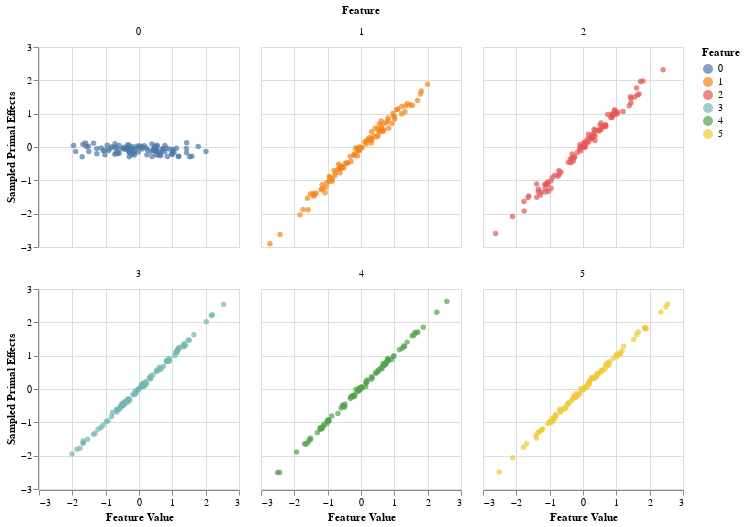

Write notebook code for a chart like this one.
### Code cell
alt.Chart(data_df).mark_point(filled=True).encode(
    alt.Y('Sampled Primal Effects:Q'),
    alt.X('Feature Value:Q'),
    alt.Color('Feature:N'),
    alt.Facet('Feature:N')
).properties(
    columns=3,
    width=200,
    height=200
)

### Figure 1 — Vega-Lite specification as saved in the notebook (floating-point values rounded to 4 significant figures; data arrays with more than 128 entries replaced by an {"elided": "..."} marker saying what was removed)
{"$schema": "https://vega.github.io/schema/vega-lite/v3.2.1.json", "columns": 3, "config": {"mark": {"tooltip": null}, "view": {"height": 300, "width": 400}}, "data": {"name": "data-4f8129e51c911aaf863db1eecb42a3b0"}, "datasets": {"data-4f8129e51c911aaf863db1eecb42a3b0": {"elided": "600 records"}}, "encoding": {"color": {"field": "Feature", "type": "nominal"}, "facet": {"field": "Feature", "type": "nominal"}, "x": {"field": "Feature Value", "type": "quantitative"}, "y": {"field": "Sampled Primal Effects", "type": "quantitative"}}, "height": 200, "mark": {"filled": true, "type": "point"}, "width": 200}
